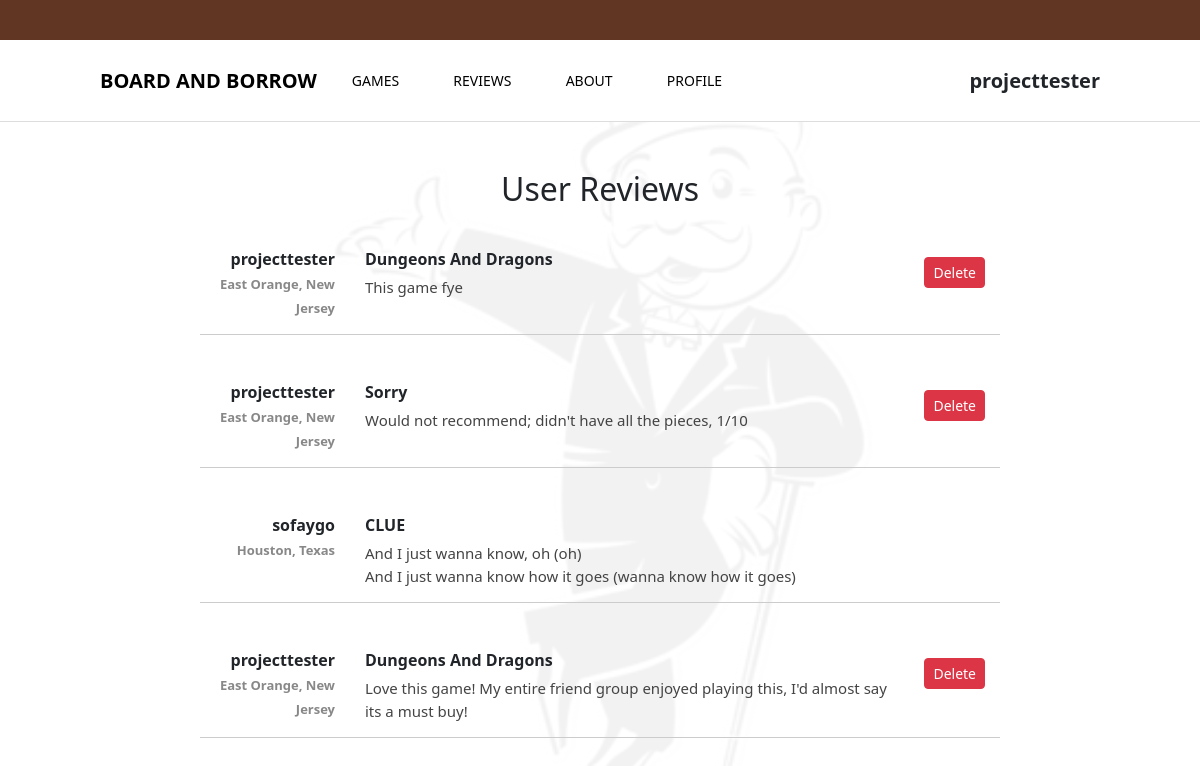
Before: /reviewsall.php (signed in) with the older database file.
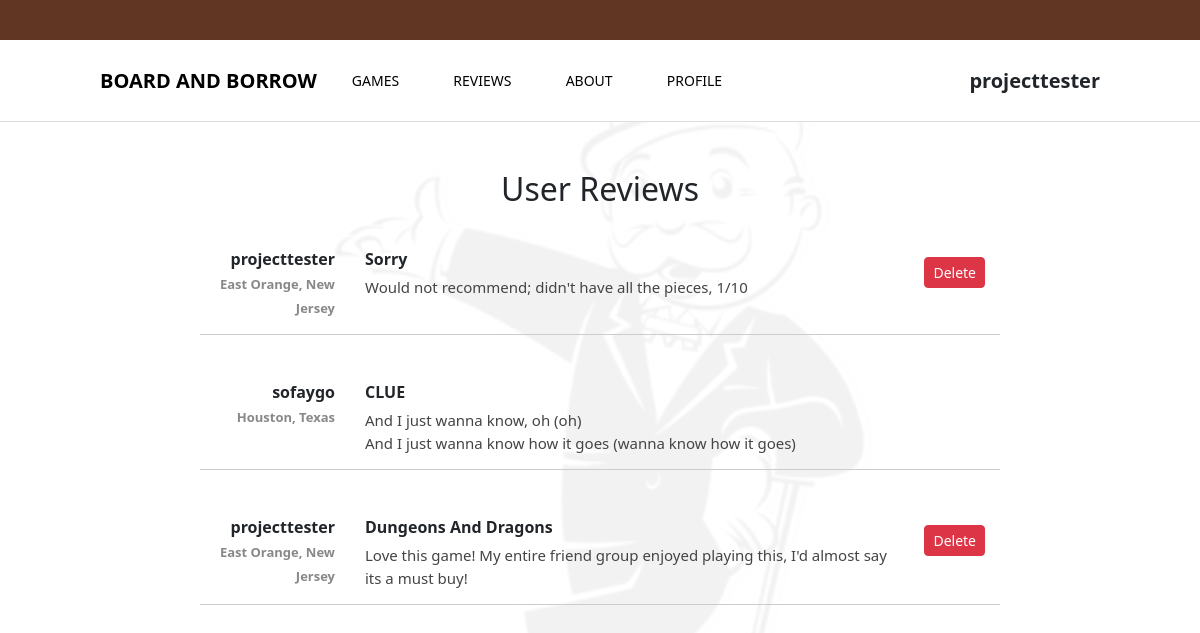
After: the same page with the newer database file.
### tables this page shows
CREATE TABLE `reviews` (
  `id` int(11) NOT NULL,
  `username` varchar(255) NOT NULL,
  `city` varchar(255) DEFAULT NULL,
  `state` varchar(255) DEFAULT NULL,
  `game_name` varchar(255) NOT NULL,
  `comment` text NOT NULL,
  `created_at` timestamp NOT NULL DEFAULT CURRENT_TIMESTAMP
);

### reviewsall.php (the view, shortened to what this page needs)
<?php
$servername = "localhost";
$db_username = "root";
$db_password = "root";
$dbname = "user_registration";
$conn = new mysqli($servername, $db_username, $db_password, $dbname);
$result = $conn->query("SELECT * FROM reviews ORDER BY created_at DESC");
?>
<!doctype html>
<html>
<head>
    <link rel="stylesheet" href="style.css">
    <link href="https://cdn.jsdelivr.net/npm/bootstrap@5.3.5/dist/css/bootstrap.min.css" rel="stylesheet"
>
</head>
<body>
    <div class="top-bar"></div>
    <div class="nav-bar">
        <div class="logo"><a href="index.php">BOARD AND BORROW</a></div>
        <div class="nav-buttons">
            <button><a href="games.php">GAMES</a></button>
            <button><a href="reviews.php">REVIEWS</a></button>
            <button>ABOUT
            </button>
            <button><a href="profile.php">PROFILE</a></button>
        </div>
        <div class="auth-links">
            <?php if (isset($_SESSION['username'])): ?>
                <span><?php echo htmlspecialchars($_SESSION['username']); ?></span>
            <?php else: ?>
                <a href="signup.php">SIGN UP</a> /
                <a href="login.php">LOGIN</a>
            <?php endif; ?>
        </div>
    </div>
    <div class="container mt-5">
        <h2 class="text-center mb-4">User Reviews</h2>
        <?php while ($row = $result->fetch_assoc()): ?>
            <div class="review-wrapper">
                <div class="review-user">
                    <?php echo htmlspecialchars($row['username']); ?><br>
                    <span class="review-location">
                        <?php echo htmlspecialchars($row['city'] . ", " . $row['state']); ?>
                    </span>
                </div>
                <div class="review-content">
                    <div class="review-game">
                        <?php echo htmlspecialchars($row['game_name']); ?>
                    </div>
                    <div class="review-comment">
                        <?php echo nl2br(htmlspecialchars($row['comment'])); ?>
                    </div>
                </div>
                <?php if ($_SESSION['username'] === $row['username']): ?>
                    <form method="POST" action="reviewsall.php" style="margin-top: 10px;">
                        <button type="submit" class="btn btn-danger btn-sm">Delete</button>
                    </form>
                <?php endif; ?>
            </div>
        <?php endwhile; ?>
    </div>
</body>
</html>

Changed rows visible on the page:
removed reviews: username "projecttester", city+state "East Orange, New Jersey", game_name "Dungeons And Dragons", comment "This game fye"
